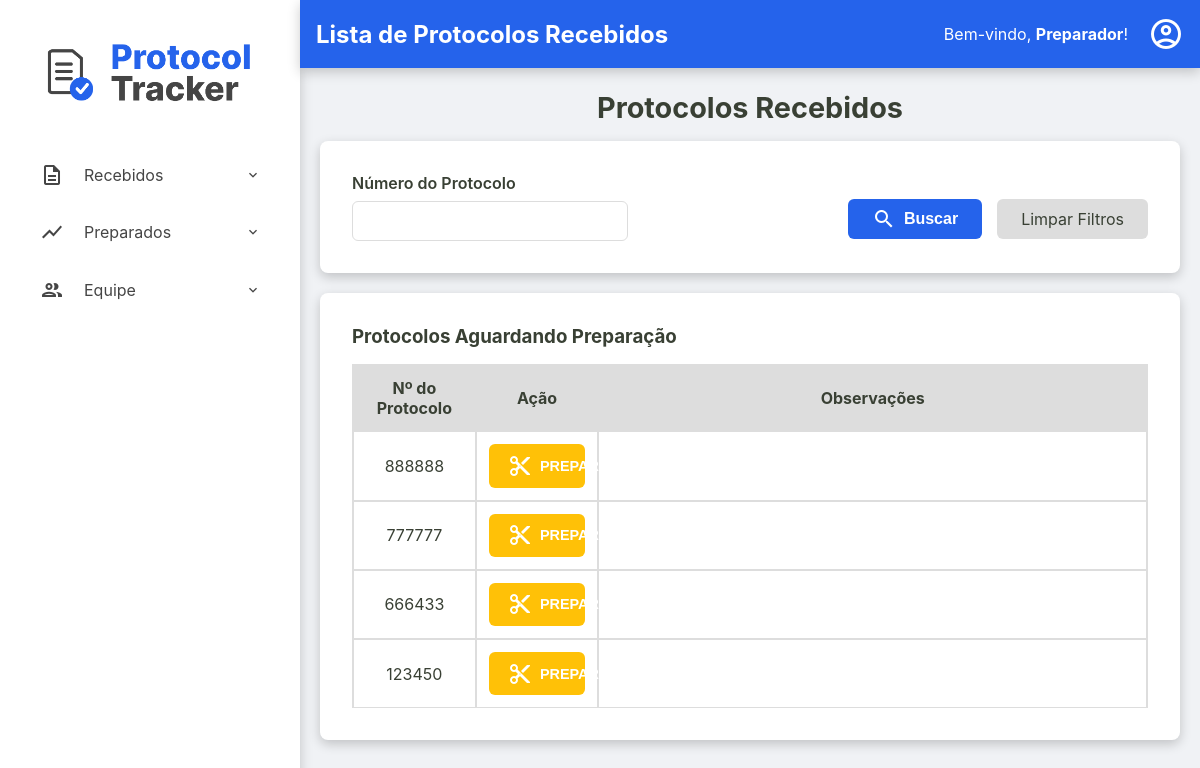
Page /preparadores/recebidos (signed in) on the earlier database version.
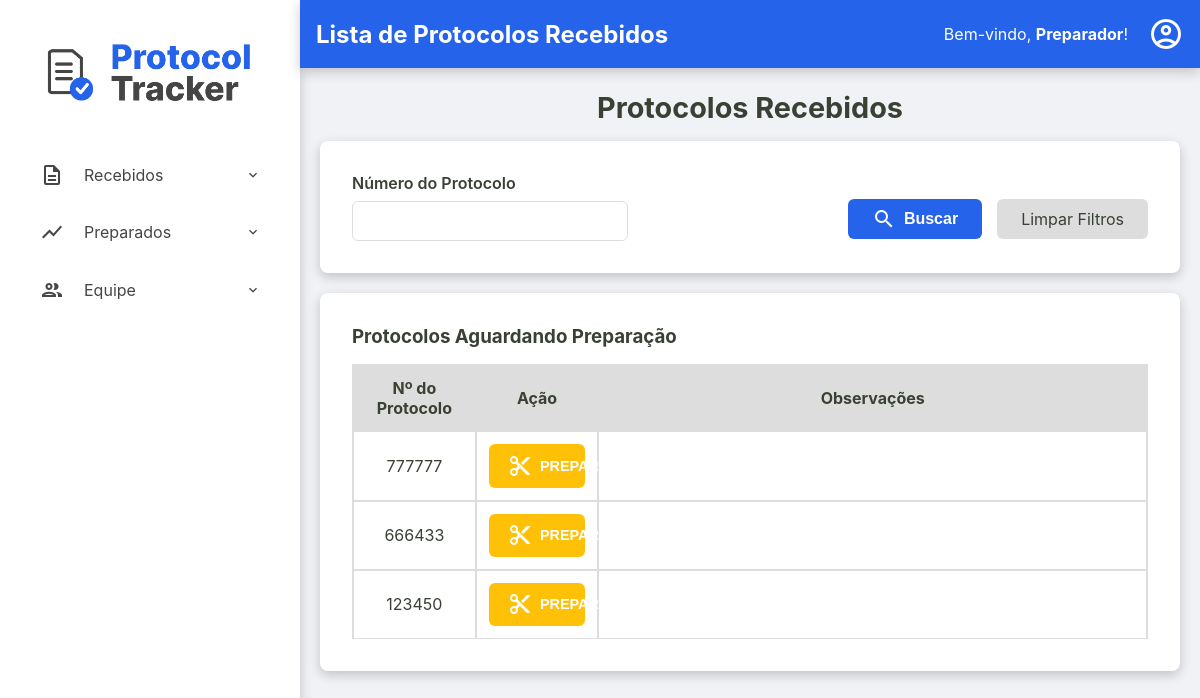
Same page on the later database version.
### tables this page shows
CREATE TABLE protocolos (
    id TEXT PRIMARY KEY,
    id_remessa TEXT NOT NULL,
    numero_protocolo TEXT NOT NULL UNIQUE,
    data_preparacao TEXT NULL,
    id_preparador INTEGER NULL,
    data_digitalizacao TEXT NULL,
    id_digitalizador INTEGER NULL,
    status TEXT NOT NULL DEFAULT 'RECEBIDO',
    quantidade_paginas INTEGER NULL CHECK (quantidade_paginas >= 0),
    observacoes TEXT NULL,
    FOREIGN KEY (id_remessa) REFERENCES remessas (id),
    FOREIGN KEY (id_preparador) REFERENCES usuarios (id),
    FOREIGN KEY (id_digitalizador) REFERENCES usuarios (id)
  );

### src/Controller/ProtocoloController.php (called while the page is built, shortened)
<?php
class ProtocoloController
{
    public function preparadores_listaRecebidos()
    {
        try {
            $numeroFiltro = $_GET['numero_protocolo'] ?? null;
            $listaProtocolosRecebidos = $this->protocoloRepository->searchByNumeroEStatus($numeroFiltro, 'RECEBIDO');
            require __DIR__ . '/../../templates/preparadores/recebidos.php';
        } catch (Exception $e) {
            $this->home($e->getMessage());
        }
    }
}

### src/Repository/ProtocoloRepository.php (called while the page is built, shortened)
<?php
class ProtocoloRepository implements ProtocoloRepositoryInterface
{
    private PDO $connection;
    public function __construct(PDO $connection)
    {
        $this->connection = $connection;
    }
    public function searchByNumeroEStatus(?string $numero_protocolo = null, string $status): array
    {
        $sqlConditions = [];
        $parameters = [];
        $sqlConditions[] = 'status = :status';
        $parameters[':status'] = $status;
        $sqlQuery = 'SELECT * FROM protocolos WHERE ' . implode(' AND ', $sqlConditions) . ' ORDER BY numero_protocolo DESC;';
        $stmt = $this->connection->prepare($sqlQuery);
        $stmt->execute($parameters);
        return $this->hidrataLista($stmt);
    }
    private function hidrataLista(PDOStatement $stmt): array
    {
        $listaDeProtocolos = [];
        while($dadosProtocolo = $stmt->fetch()){
            $listaDeProtocolos[] = Protocolo::fromArray($dadosProtocolo);
        }
        return $listaDeProtocolos;
    }
}

### src/Model/Protocolo.php (called while the page is built, shortened)
<?php
class Protocolo {
    public function getId(): ?string { return $this->id; }
    public function getNumeroProtocolo(): string { return $this->numero_protocolo; }
    public function getObservacoes(): ?string { return $this->observacoes; }
    public static function fromArray(array $array): self
    {
        try {
            $data_preparacao = isset($array['data_preparacao']) ? new DateTimeImmutable($array['data_preparacao']) :  null;
            $data_digitalizacao = isset($array['data_digitalizacao']) ? new DateTimeImmutable($array['data_digitalizacao']) :  null;
        } catch (Exception $e) {
            throw new Exception("Falha ao criar data");
        }
        return new self(
            $array['id'],
            $array['id_remessa'],
            $array['numero_protocolo'],
            $data_preparacao,
            isset($array['id_preparador']) ? (int) $array['id_preparador'] : null,
            $data_digitalizacao,
            isset($array['id_digitalizador']) ? (int) $array['id_digitalizador'] : null,
            $array['status'],
            isset($array['quantidade_paginas']) ? (int) $array['quantidade_paginas'] : null,
            $array['observacoes'] ?? null,
        );
    }
}

### templates/preparadores/recebidos.php (the view, shortened to what this page needs)
<?php require __DIR__ . '/../components/_header.php'; ?>
<h2>Protocolos Recebidos</h2>
<div class="container-principal-busca">
<div class="form-container busca-form-container">
        <form action="/preparadores/recebidos" method="get" class="busca-form">
            <div class="form-row">
                <div class="form-group">
                    <label for="numero_protocolo">Número do Protocolo</label>
                    <input type="text" id="numero_protocolo" name="numero_protocolo" value="<?= htmlspecialchars($_GET['numero_protocolo'] ?? '') ?>">
                </div>
            </div>
            <div class="form-actions">
                <button type="submit" class="btn-buscar">
                    <span class="material-icons-outlined">search</span> Buscar
                </button>
                <a href="/preparadores/recebidos" class="btn-limpar">Limpar Filtros</a>
            </div>
        </form>
</div>
<div class="listagem-container">
    <h3>Protocolos Aguardando Preparação</h3>
    <table class="protocolos-table datatable-js tabela-protocolos" id="tabela-protocolos">
        <thead>
            <tr>
                <th>Nº do Protocolo</th>
                <th class="acoes-header">Ação</th>
                <th>Observações</th>
            </tr>
        </thead>
        <tbody>
            <?php foreach ($listaProtocolosRecebidos as $protocolo): ?>
                <tr>
                    <td><?= htmlspecialchars($protocolo->getNumeroProtocolo()) ?></td>
                    <td class="acoes-cell">
                        <button
                            type="button"
                            class="btn-acao-preparar open-modal-preparar"
                            data-protocolo-id="<?= htmlspecialchars($protocolo->getId()) ?>"
                            data-protocolo-numero="<?= htmlspecialchars($protocolo->getNumeroProtocolo()) ?>"
                        >
                            <span class="material-icons-outlined">content_cut</span> Preparar
                        </button>
                    </td>
                    <td class="coluna-observacoes" title="<?= htmlspecialchars($protocolo->getObservacoes() ?? '') ?>">
                    </td>
                </tr>
            <?php endforeach; ?>
        </tbody>
    </table>
</div>
</div>
<?php require __DIR__ . '/../components/_footer.php'; ?>

Differences in the rows shown:
no longer on this page (row edited): protocolos: numero_protocolo "888888"
